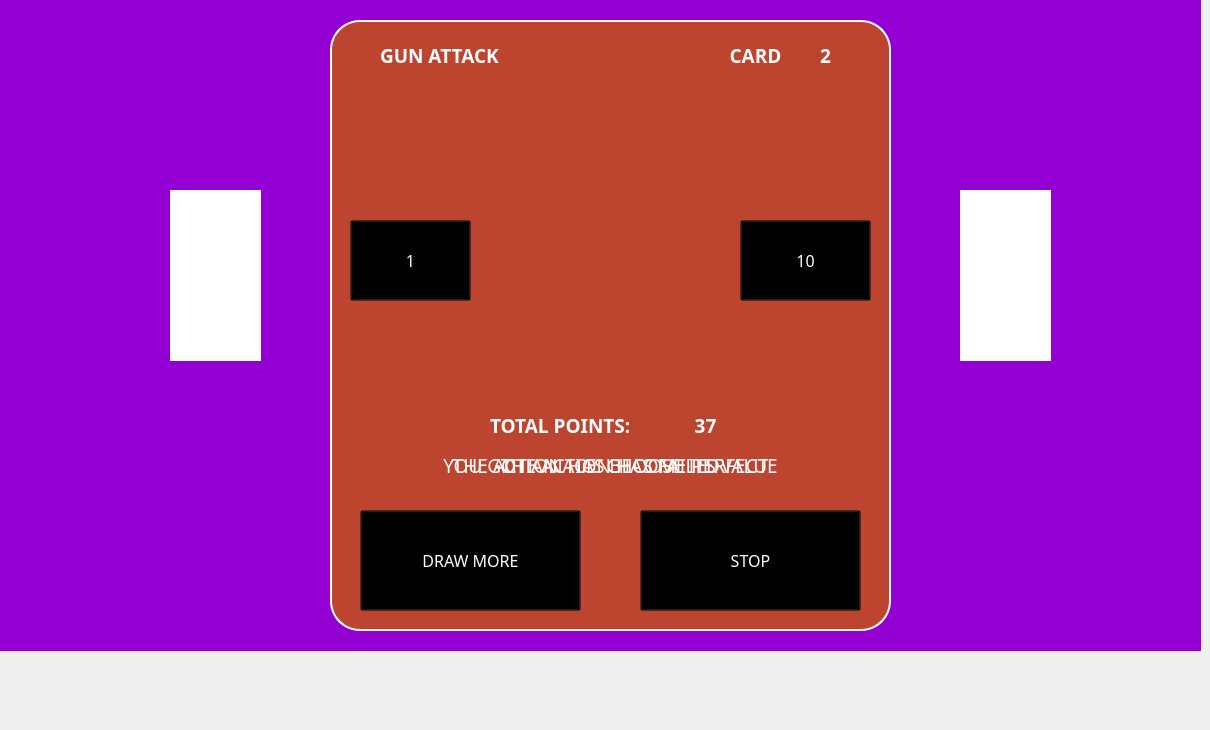
    <widget class="QWidget" name="page_4">
     <widget class="QLabel" name="Player_2">
      <property name="geometry">
       <rect>
        <x>170</x>
        <y>190</y>
        <width>91</width>
        <height>171</height>
       </rect>
      </property>
      <property name="styleSheet">
       <string notr="true">background-color:rgb(255, 255, 255)</string>
      </property>
      <property name="text">
       <string/>
      </property>
      <property name="textFormat">
       <enum>Qt::TextFormat::RichText</enum>
      </property>
     </widget>
     <widget class="QLabel" name="Enemy_2">
      <property name="geometry">
       <rect>
        <x>960</x>
        <y>190</y>
        <width>91</width>
        <height>171</height>
       </rect>
      </property>
      <property name="styleSheet">
       <string notr="true">background-color:rgb(255, 255, 255)</string>
      </property>
      <property name="text">
       <string/>
      </property>
      <property name="textFormat">
       <enum>Qt::TextFormat::RichText</enum>
      </property>
     </widget>
     <widget class="QLabel" name="Background4">
      <property name="geometry">
       <rect>
        <x>0</x>
        <y>-70</y>
        <width>1201</width>
        <height>721</height>
       </rect>
      </property>
      <property name="styleSheet">
       <string notr="true">background-color: rgb(148, 0, 212);</string>
      </property>
      <property name="text">
       <string/>
      </property>
      <property name="textFormat">
       <enum>Qt::TextFormat::RichText</enum>
      </property>
     </widget>
     <widget class="QLabel" name="Card">
      <property name="geometry">
       <rect>
        <x>490</x>
        <y>100</y>
        <width>231</width>
        <height>291</height>
       </rect>
      </property>
      <property name="autoFillBackground">
       <bool>false</bool>
      </property>
      <property name="frameShape">
       <enum>QFrame::Shape::NoFrame</enum>
      </property>
      <property name="text">
       <string/>
      </property>
      <property name="pixmap">
       <pixmap resource="Resources.qrc">:/Images/Cards/Club-10.png</pixmap>
      </property>
      <property name="scaledContents">
       <bool>true</bool>
      </property>
     </widget>
     <widget class="QLabel" name="TotalPointsLabel">
      <property name="geometry">
       <rect>
        <x>490</x>
        <y>400</y>
        <width>181</width>
        <height>51</height>
       </rect>
      </property>
      <property name="font">
       <font>
        <family>Lucida Bright</family>
        <pointsize>14</pointsize>
        <bold>true</bold>
       </font>
      </property>
      <property name="styleSheet">
       <string notr="true">color: rgb(255, 255, 255);</string>
      </property>
      <property name="text">
       <string>TOTAL POINTS: </string>
      </property>
     </widget>
     <widget class="QLabel" name="Action">
      <property name="geometry">
       <rect>
        <x>380</x>
        <y>20</y>
        <width>311</width>
        <height>71</height>
       </rect>
      </property>
      <property name="font">
       <font>
        <family>Lucida Bright</family>
        <pointsize>14</pointsize>
        <bold>true</bold>
       </font>
      </property>
      <property name="styleSheet">
       <string notr="true">color: rgb(255, 255, 255);</string>
      </property>
      <property name="text">
       <string>GUN ATTACK</string>
      </property>
      <property name="alignment">
       <set>Qt::AlignmentFlag::AlignLeading|Qt::AlignmentFlag::AlignLeft|Qt::AlignmentFlag::AlignVCenter</set>
      </property>
     </widget>
     <widget class="QLabel" name="DrawnCardText">
      <property name="geometry">
       <rect>
        <x>670</x>
        <y>20</y>
        <width>171</width>
        <height>71</height>
       </rect>
      </property>
      <property name="font">
       <font>
        <family>Lucida Bright</family>
        <pointsize>14</pointsize>
        <bold>true</bold>
       </font>
      </property>
      <property name="styleSheet">
       <string notr="true">color: rgb(255, 255, 255);</string>
      </property>
      <property name="text">
       <string>CARD</string>
      </property>
      <property name="alignment">
       <set>Qt::AlignmentFlag::AlignCenter</set>
      </property>
     </widget>
     <widget class="QLabel" name="TotalPointsValue">
      <property name="geometry">
       <rect>
        <x>670</x>
        <y>400</y>
        <width>71</width>
        <height>51</height>
       </rect>
      </property>
      <property name="font">
       <font>
        <family>Lucida Bright</family>
        <pointsize>14</pointsize>
        <bold>true</bold>
       </font>
      </property>
      <property name="styleSheet">
       <string notr="true">color: rgb(255, 255, 255);</string>
      </property>
      <property name="text">
       <string>37</string>
      </property>
      <property name="alignment">
       <set>Qt::AlignmentFlag::AlignCenter</set>
      </property>
     </widget>
     <widget class="QPushButton" name="DrawMore">
      <property name="enabled">
       <bool>true</bool>
      </property>
      <property name="geometry">
       <rect>
        <x>360</x>
        <y>510</y>
        <width>221</width>
        <height>101</height>
       </rect>
      </property>
      <property name="font">
       <font>
        <family>Lucida Bright</family>
        <pointsize>12</pointsize>
       </font>
      </property>
      <property name="styleSheet">
       <string notr="true">QPushButton {
	background-color: transparent;
	border-image: url(:/Images/Buttons/menubutton.png);
	background-repeat: none;
	color: white;
}

QPushButton:hover {
	border-image: url(:/Images/Buttons/menu-button-focus.png);
    font-size: 20px;
}</string>
      </property>
      <property name="text">
       <string>DRAW MORE</string>
      </property>
     </widget>
     <widget class="QPushButton" name="Stop">
      <property name="geometry">
       <rect>
        <x>640</x>
        <y>510</y>
        <width>221</width>
        <height>101</height>
       </rect>
      </property>
      <property name="font">
       <font>
        <family>Lucida Bright</family>
        <pointsize>12</pointsize>
       </font>
      </property>
      <property name="styleSheet">
       <string notr="true">QPushButton {
	background-color: transparent;
	border-image: url(:/Images/Buttons/menubutton.png);
	background-repeat: none;
	color: white;
}

QPushButton:hover {
	border-image: url(:/Images/Buttons/menu-button-focus.png);
    font-size: 20px;
}</string>
      </property>
      <property name="text">
       <string>STOP</string>
      </property>
     </widget>
     <widget class="QLabel" name="ActionPerfectText">
      <property name="enabled">
       <bool>true</bool>
      </property>
      <property name="geometry">
       <rect>
        <x>350</x>
        <y>450</y>
        <width>521</width>
        <height>31</height>
       </rect>
      </property>
      <property name="font">
       <font>
        <family>Lucida Bright</family>
        <pointsize>14</pointsize>
       </font>
      </property>
      <property name="styleSheet">
       <string notr="true">color:rgb(255, 255, 255)</string>
      </property>
      <property name="text">
       <string>THE ACTION HAS BECOME PERFECT</string>
      </property>
      <property name="alignment">
       <set>Qt::AlignmentFlag::AlignCenter</set>
      </property>
     </widget>
     <widget class="QLabel" name="ActionFailedText">
      <property name="geometry">
       <rect>
        <x>360</x>
        <y>450</y>
        <width>501</width>
        <height>31</height>
       </rect>
      </property>
      <property name="font">
       <font>
        <family>Lucida Bright</family>
        <pointsize>14</pointsize>
       </font>
      </property>
      <property name="styleSheet">
       <string notr="true">color:rgb(255, 255, 255)</string>
      </property>
      <property name="text">
       <string>THE ACTION HAS FAILED</string>
      </property>
      <property name="alignment">
       <set>Qt::AlignmentFlag::AlignCenter</set>
      </property>
     </widget>
     <widget class="QPushButton" name="Ace10">
      <property name="enabled">
       <bool>true</bool>
      </property>
      <property name="geometry">
       <rect>
        <x>740</x>
        <y>220</y>
        <width>131</width>
        <height>81</height>
       </rect>
      </property>
      <property name="font">
       <font>
        <family>Lucida Bright</family>
        <pointsize>12</pointsize>
       </font>
      </property>
      <property name="styleSheet">
       <string notr="true">QPushButton {
	background-color: transparent;
	border-image: url(:/Images/Buttons/menubutton.png);
	background-repeat: none;
	color: white;
}

QPushButton:hover {
	border-image: url(:/Images/Buttons/menu-button-focus.png);
    font-size: 20px;
}</string>
      </property>
      <property name="text">
       <string>10</string>
      </property>
     </widget>
     <widget class="QPushButton" name="Ace1">
      <property name="enabled">
       <bool>true</bool>
      </property>
      <property name="geometry">
       <rect>
        <x>350</x>
        <y>220</y>
        <width>121</width>
        <height>81</height>
       </rect>
      </property>
      <property name="font">
       <font>
        <family>Lucida Bright</family>
        <pointsize>12</pointsize>
       </font>
      </property>
      <property name="styleSheet">
       <string notr="true">QPushButton {
	background-color: transparent;
	border-image: url(:/Images/Buttons/menubutton.png);
	background-repeat: none;
	color: white;
}

QPushButton:hover {
	border-image: url(:/Images/Buttons/menu-button-focus.png);
    font-size: 20px;
}</string>
      </property>
      <property name="text">
       <string>1</string>
      </property>
     </widget>
     <widget class="QLabel" name="AceNoticeText">
      <property name="geometry">
       <rect>
        <x>360</x>
        <y>450</y>
        <width>501</width>
        <height>31</height>
       </rect>
      </property>
      <property name="font">
       <font>
        <family>Lucida Bright</family>
        <pointsize>14</pointsize>
       </font>
      </property>
      <property name="styleSheet">
       <string notr="true">color:rgb(255, 255, 255)</string>
      </property>
      <property name="text">
       <string>YOU GOT AN ACE. CHOOSE ITS VALUE</string>
      </property>
      <property name="alignment">
       <set>Qt::AlignmentFlag::AlignCenter</set>
      </property>
     </widget>
     <widget class="QLabel" name="DrawnCardNumber">
      <property name="geometry">
       <rect>
        <x>780</x>
        <y>20</y>
        <width>91</width>
        <height>71</height>
       </rect>
      </property>
      <property name="font">
       <font>
        <family>Lucida Bright</family>
        <pointsize>14</pointsize>
        <bold>true</bold>
       </font>
      </property>
      <property name="styleSheet">
       <string notr="true">color: rgb(255, 255, 255);</string>
      </property>
      <property name="text">
       <string>2</string>
      </property>
      <property name="alignment">
       <set>Qt::AlignmentFlag::AlignCenter</set>
      </property>
     </widget>
     <widget class="QLabel" name="CardBoard">
      <property name="geometry">
       <rect>
        <x>330</x>
        <y>20</y>
        <width>561</width>
        <height>611</height>
       </rect>
      </property>
      <property name="styleSheet">
       <string notr="true">background-color: rgb(189, 69, 48);
border-width: 2px;
border-style:solid;
border-color: white;
border-radius: 30px 30px 30px 30px;</string>
      </property>
      <property name="text">
       <string/>
      </property>
     </widget>
     <zorder>Background4</zorder>
     <zorder>CardBoard</zorder>
     <zorder>Enemy_2</zorder>
     <zorder>Player_2</zorder>
     <zorder>TotalPointsLabel</zorder>
     <zorder>Action</zorder>
     <zorder>DrawnCardText</zorder>
     <zorder>TotalPointsValue</zorder>
     <zorder>DrawMore</zorder>
     <zorder>Stop</zorder>
     <zorder>Card</zorder>
     <zorder>ActionPerfectText</zorder>
     <zorder>ActionFailedText</zorder>
     <zorder>Ace10</zorder>
     <zorder>Ace1</zorder>
     <zorder>AceNoticeText</zorder>
     <zorder>DrawnCardNumber</zorder>
    </widget>
